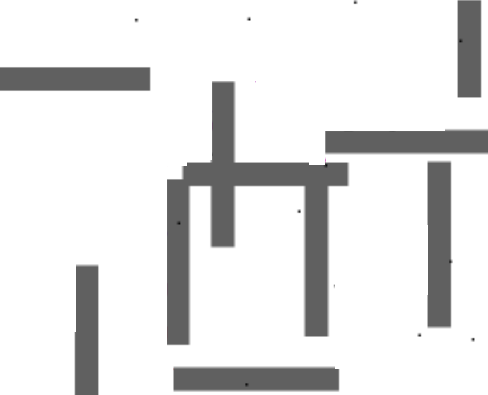
//> input picture MapGenerator/map1.png, 488 x 395 px
$ ./main map1.png   (built with g++ and OpenCV 4)
//> lines starting //> are read from the running program, lines starting //| are printed output that depends on the picture; after the words box and inside, x2 and y2 are one past the last pixel; in counts of white or black regions, pixels touching at a corner belong together
#include <iostream>
#include <fstream>
#include <opencv2/opencv.hpp>

using namespace std;
using namespace cv;

int main(int argc, char **argv)
{
    CV_Assert(argc == 2);

    Mat image = imread(argv[1]);
//> image is the input picture: 395 rows x 488 cols, CV_8UC3; mean B, G, R 226.5, 226.5, 226.5
    CV_Assert(image.empty() == false);
    imshow("image", image);

    Mat gray;
    cvtColor(image, gray, CV_BGR2GRAY);

    Mat canny;
    Canny(gray, canny, 100, 200, 3);
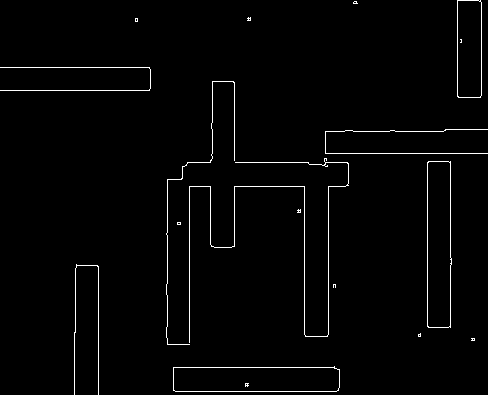
//> canny: 395 rows x 488 cols, CV_8UC1; 1.7% white in thin lines or dots
    imshow("canny", canny);

    Mat inv;
    inv = 255 - gray;
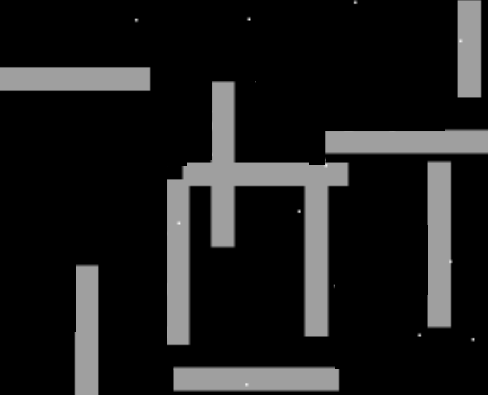
//> inv: 395 rows x 488 cols, CV_8UC1; min 0, max 244, mean 28.5

    vector<vector<Point> > contours;
    findContours(inv, contours, CV_RETR_EXTERNAL, CV_CHAIN_APPROX_NONE);
//> contours = 17 contours, 10 with area under 20; largest, box (x1, y1, x2, y2) and area: (167, 81, 350, 346) 15114, (173, 366, 340, 393) 4302, (427, 160, 453, 329) 3967, (325, 128, 488, 155) 3852, (0, 66, 151, 92) 3750, (74, 264, 99, 395) 2984, (457, 0, 482, 98) 2328

    ofstream ofs;
    ofs.open("tmp.map");
    CV_Assert (ofs.is_open() == true);

    ofs << "      " << endl;
    vector<vector<Point> > polygons;
    for (int c = 0; c < contours.size(); ++c)
    {
        vector<Point> polygon;
#if 1
        approxPolyDP(contours[c], polygon, 3, true);
#else
        polygon = contours[c];
#endif
        if (polygon.size() > 2)
        {
            ofs << polygon.size() << " ";
            for (int p = 0; p < polygon.size(); ++p)
                ofs << polygon[p].x << " " << polygon[p].y << " ";
            ofs << endl;
            polygons.push_back(polygon);
        }
    }
//> this loop made 17 passes
    ofs << endl;
    ofs.seekp(0);
    ofs << polygons.size();
    ofs.close();

    drawContours(image, polygons, -1, Scalar(255, 0, 0));
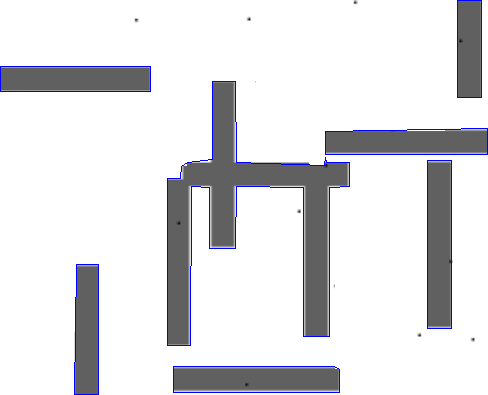
//> image: 395 rows x 488 cols, CV_8UC3; 1.74% of pixels changed, all inside (x1, y1, x2, y2) = (0, 0, 488, 395)
    imshow("polygons", image);

    waitKey();

    return 0;
}
